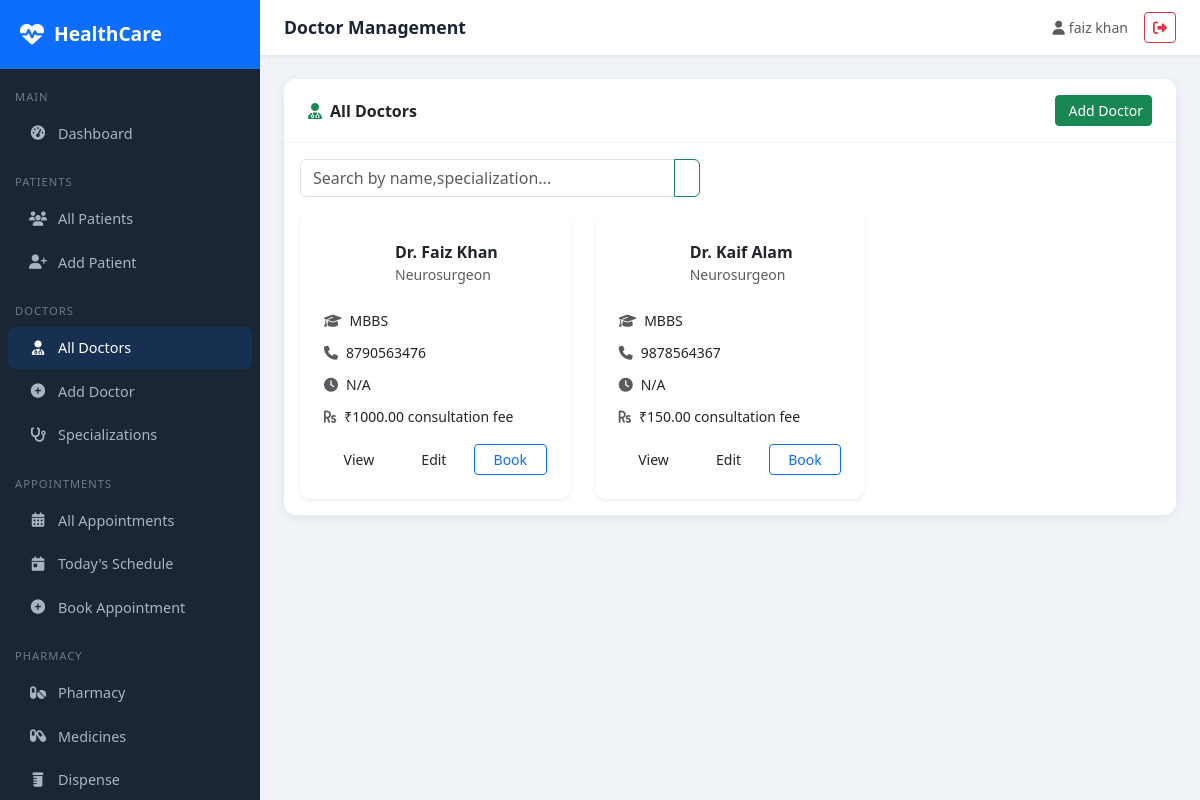
Page /doctors/ (signed in) on the earlier database version.
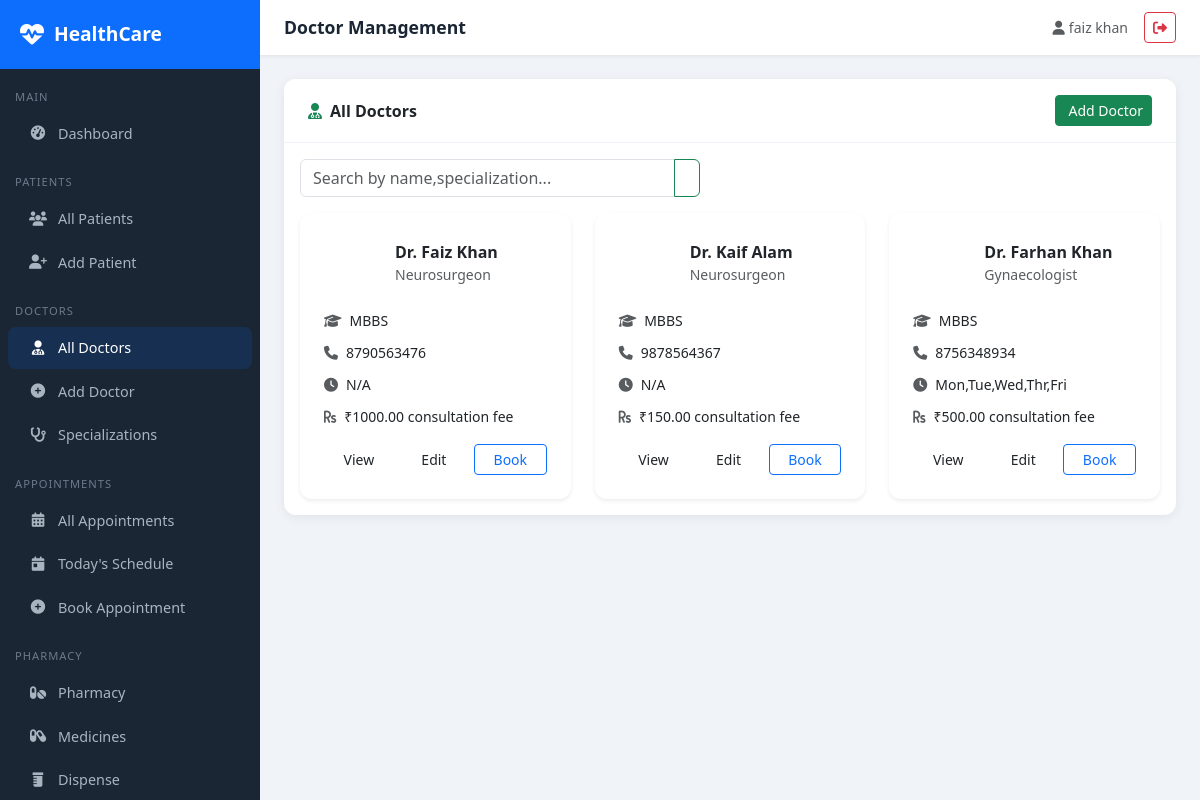
Same page on the later database version.
### healthcare_dashboard/doctors/models.py (models this page shows, shortened)
class Doctor(models.Model):
    user = models.OneToOneField(User, on_delete=models.SET_NULL, null=True, blank=True)
    first_name = models.CharField(max_length=100)
    last_name = models.CharField(max_length=100)
    specialization = models.ForeignKey(Specialization, on_delete=models.SET_NULL, null=True)
    qualification = models.CharField(max_length=200)
    experience_years = models.IntegerField(default=0)
    phone = models.CharField(max_length=15)
    email = models.EmailField()
    license_number = models.CharField(max_length=50, unique=True)
    consultation_fee = models.DecimalField(max_digits=8, decimal_places=2, default=0)
    available_days = models.CharField(max_length=100, blank=True, help_text='e.g. Mon,Tue,Wed')
    available_time_start = models.TimeField(null=True, blank=True)
    available_time_end = models.TimeField(null=True, blank=True)
    bio = models.TextField(blank=True)
    is_active = models.BooleanField(default=True)
    created_at = models.DateTimeField(auto_now_add=True)
    def __str__(self):
        return f"Dr. {self.first_name} {self.last_name}"

class Specialization(models.Model):
    name = models.CharField(max_length=100, unique=True)
    description = models.TextField(blank=True)
    def __str__(self):
        return self.name

### healthcare_dashboard/doctors/views.py (the view, shortened to what this page needs)
# urls.py: path('', views.doctor_list, name='doctor_list'),
@login_required
def doctor_list(request):
    query = request.GET.get('q', '')
    doctors = Doctor.objects.select_related('specialization').filter(is_active=True)
    return render(request, 'doctors/doctor_list.html', {'doctors': doctors, 'query': query})

### healthcare_dashboard/templates/doctors/doctor_list.html (shortened to what this page needs)
{% extends 'base/base.html' %}
{% block page_title %}Doctor Management{% endblock %}
{% block content %}
<div class="card">
<div class="card-header py-3 px-4 d-flex justify-content-between align-items-center">
<span><i class="fas fa-user-md text-success me-2"></i>All Doctors</span>
<a href="{% url 'doctor_create' %}" class="btn btn-success btn-sm">Add Doctor</a>
</div>
<div class="card-body">
<form method="get" class="mb-3">
<div class="input-group" style="max-width:400px">
<input type="text" name="q" class="form-control" placeholder="Search by name,
specialization..." value="{{ query }}">
<button class="btn btn-outline-success" type="submit"></button>
</div>
</form>
<div class="row g-4">
{% for doctor in doctors %}
<div class="col-md-4">
<div class="card h-100 border-0 shadow-sm">
<div class="card-body p-4">
<div class="d-flex align-items-center mb-3">
<div style="width:55px;height:55px;background:linear-
gradient(135deg,#198754,#146c43);border-radius:50%;display:flex;align-
items:center;justify-content:center;flex-shrink:0;">
<i class="fas fa-user-md text-white fa-lg"></i>
</div>
<div class="ms-3">
<h6 class="fw-bold mb-0">{{ doctor }}</h6>
<small class="text-muted">{{ doctor.specialization }}</small>
</div>
</div>
<div class="mb-2"><i class="fas fa-graduation-cap text-muted me-2
small"></i><small>{{ doctor.qualification }}</small></div>
<div class="mb-2"><i class="fas fa-phone text-muted me-2
small"></i><small>{{ doctor.phone }}</small></div>
<div class="mb-2"><i class="fas fa-clock text-muted me-2
small"></i><small>{{ doctor.available_days|default:"N/A" }}</small></div>
<div class="mb-3"><i class="fas fa-rupee-sign text-muted me-2
small"></i><small>₹{{ doctor.consultation_fee }} consultation fee</small></div>
<div class="d-flex gap-2">
<a href="{% url 'doctor_detail' doctor.pk %}" class="btn btn-sm btn-outline-
success flex-fill">View</a>
<a href="{% url 'doctor_update' doctor.pk %}" class="btn btn-sm btn-outline-
warning flex-fill">Edit</a>
<a href="{% url 'appointment_create' %}?doctor={{ doctor.pk }}" class="btn
btn-sm btn-outline-primary flex-fill">Book</a>
</div>
</div>
</div>
</div>
{% empty %}
<div class="col-12 text-center text-muted py-5">
<i class="fas fa-user-md fa-3x mb-3 d-block opacity-25"></i>
No doctors found. <a href="{% url 'doctor_create' %}">Add the first doctor</a>.
</div>
{% endfor %}
</div>
</div>
</div>
{% endblock %}

Differences in the rows shown:
added Doctor: first_name+last_name "Dr. Farhan Khan", specialization "Gynaecologist", qualification "MBBS", phone "8756348934", available_days "Mon,Tue,Wed,Thr,Fri", consultation_fee "500.00"
